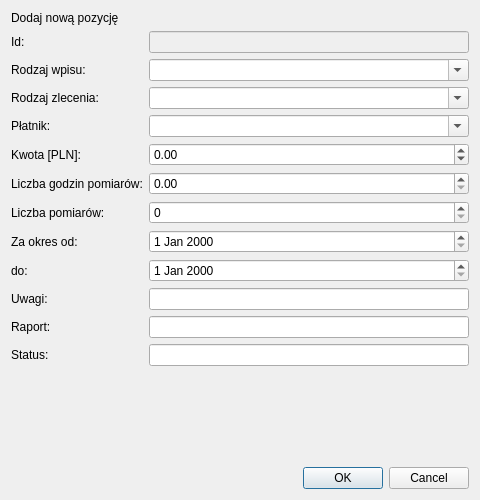
<?xml version="1.0" encoding="UTF-8"?>
<ui version="4.0">
 <class>Dialog</class>
 <widget class="QDialog" name="Dialog">
  <property name="geometry">
   <rect>
    <x>0</x>
    <y>0</y>
    <width>480</width>
    <height>500</height>
   </rect>
  </property>
  <property name="windowTitle">
   <string>Nowy wpis</string>
  </property>
  <layout class="QVBoxLayout" name="verticalLayout">
   <item>
    <layout class="QFormLayout" name="formLayout">
     <item row="0" column="0" colspan="2">
      <widget class="QLabel" name="label">
       <property name="text">
        <string>Dodaj nową pozycję</string>
       </property>
      </widget>
     </item>
     <item row="2" column="0">
      <widget class="QLabel" name="label_2">
       <property name="text">
        <string>Rodzaj wpisu:</string>
       </property>
      </widget>
     </item>
     <item row="2" column="1">
      <widget class="QComboBox" name="type">
       <property name="sizePolicy">
        <sizepolicy hsizetype="Expanding" vsizetype="Fixed">
         <horstretch>0</horstretch>
         <verstretch>0</verstretch>
        </sizepolicy>
       </property>
       <property name="editable">
        <bool>true</bool>
       </property>
      </widget>
     </item>
     <item row="3" column="0">
      <widget class="QLabel" name="label_3">
       <property name="text">
        <string>Rodzaj zlecenia:</string>
       </property>
      </widget>
     </item>
     <item row="3" column="1">
      <widget class="QComboBox" name="zlecenie">
       <property name="sizePolicy">
        <sizepolicy hsizetype="Expanding" vsizetype="Fixed">
         <horstretch>0</horstretch>
         <verstretch>0</verstretch>
        </sizepolicy>
       </property>
       <property name="editable">
        <bool>true</bool>
       </property>
      </widget>
     </item>
     <item row="4" column="0">
      <widget class="QLabel" name="label_4">
       <property name="text">
        <string>Płatnik:</string>
       </property>
      </widget>
     </item>
     <item row="4" column="1">
      <widget class="QComboBox" name="platnik">
       <property name="sizePolicy">
        <sizepolicy hsizetype="Expanding" vsizetype="Fixed">
         <horstretch>0</horstretch>
         <verstretch>0</verstretch>
        </sizepolicy>
       </property>
       <property name="editable">
        <bool>true</bool>
       </property>
      </widget>
     </item>
     <item row="5" column="0">
      <widget class="QLabel" name="label_5">
       <property name="text">
        <string>Kwota [PLN]:</string>
       </property>
      </widget>
     </item>
     <item row="5" column="1">
      <widget class="QDoubleSpinBox" name="kwota">
       <property name="suffix">
        <string/>
       </property>
       <property name="minimum">
        <double>-1000000.000000000000000</double>
       </property>
       <property name="maximum">
        <double>10000000.000000000000000</double>
       </property>
      </widget>
     </item>
     <item row="6" column="0">
      <widget class="QLabel" name="label_6">
       <property name="text">
        <string>Liczba godzin pomiarów:</string>
       </property>
      </widget>
     </item>
     <item row="6" column="1">
      <widget class="QDoubleSpinBox" name="liczba_godzin">
       <property name="maximum">
        <double>10000000.000000000000000</double>
       </property>
      </widget>
     </item>
     <item row="7" column="0">
      <widget class="QLabel" name="label_7">
       <property name="text">
        <string>Liczba pomiarów:</string>
       </property>
      </widget>
     </item>
     <item row="7" column="1">
      <widget class="QSpinBox" name="liczba_pomiarow">
       <property name="maximum">
        <number>100000000</number>
       </property>
      </widget>
     </item>
     <item row="8" column="0">
      <widget class="QLabel" name="label_8">
       <property name="text">
        <string>Za okres od:</string>
       </property>
      </widget>
     </item>
     <item row="8" column="1">
      <widget class="QDateEdit" name="od"/>
     </item>
     <item row="9" column="0">
      <widget class="QLabel" name="label_9">
       <property name="text">
        <string>do:</string>
       </property>
      </widget>
     </item>
     <item row="9" column="1">
      <widget class="QDateEdit" name="do_2"/>
     </item>
     <item row="10" column="0">
      <widget class="QLabel" name="label_10">
       <property name="text">
        <string>Uwagi:</string>
       </property>
      </widget>
     </item>
     <item row="10" column="1">
      <widget class="QLineEdit" name="uwagi"/>
     </item>
     <item row="1" column="0">
      <widget class="QLabel" name="label_11">
       <property name="text">
        <string>Id:</string>
       </property>
      </widget>
     </item>
     <item row="1" column="1">
      <widget class="QLineEdit" name="id">
       <property name="enabled">
        <bool>false</bool>
       </property>
      </widget>
     </item>
     <item row="11" column="1">
      <widget class="QLineEdit" name="raport_line"/>
     </item>
     <item row="11" column="0">
      <widget class="QLabel" name="label_12">
       <property name="text">
        <string>Raport:</string>
       </property>
      </widget>
     </item>
     <item row="12" column="1">
      <widget class="QLineEdit" name="status_line"/>
     </item>
     <item row="12" column="0">
      <widget class="QLabel" name="label_13">
       <property name="text">
        <string>Status:</string>
       </property>
      </widget>
     </item>
    </layout>
   </item>
   <item>
    <widget class="QDialogButtonBox" name="buttonBox">
     <property name="orientation">
      <enum>Qt::Horizontal</enum>
     </property>
     <property name="standardButtons">
      <set>QDialogButtonBox::Cancel|QDialogButtonBox::Ok</set>
     </property>
    </widget>
   </item>
  </layout>
 </widget>
 <resources/>
 <connections>
  <connection>
   <sender>buttonBox</sender>
   <signal>accepted()</signal>
   <receiver>Dialog</receiver>
   <slot>accept()</slot>
   <hints>
    <hint type="sourcelabel">
     <x>248</x>
     <y>254</y>
    </hint>
    <hint type="destinationlabel">
     <x>157</x>
     <y>274</y>
    </hint>
   </hints>
  </connection>
  <connection>
   <sender>buttonBox</sender>
   <signal>rejected()</signal>
   <receiver>Dialog</receiver>
   <slot>reject()</slot>
   <hints>
    <hint type="sourcelabel">
     <x>316</x>
     <y>260</y>
    </hint>
    <hint type="destinationlabel">
     <x>286</x>
     <y>274</y>
    </hint>
   </hints>
  </connection>
 </connections>
</ui>
